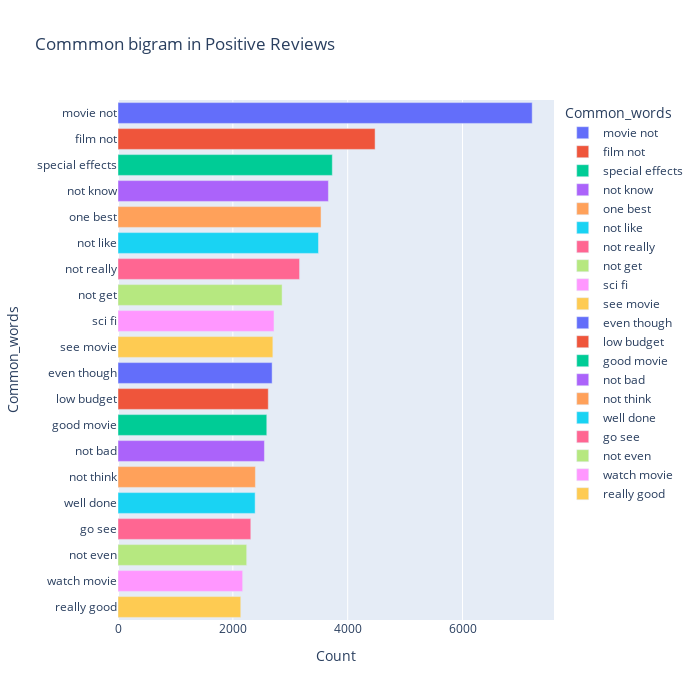

The cell this chart's notebook holds for it:
### Code cell
#top 20 bigrams
most_common_uni = get_top_text_ngrams(df.Reviews_clean[df['Ratings']>=7],20,2)
most_common_uni = dict(most_common_uni)
temp = pd.DataFrame(columns = ["Common_words" , 'Count'])
temp["Common_words"] = list(most_common_uni.keys())
temp["Count"] = list(most_common_uni.values())
fig = px.bar(temp, x="Count", y="Common_words", title='Commmon bigram in Positive Reviews', orientation='h', 
             width=700, height=700,color='Common_words')
fig.show()

### Figure 1 — Plotly figure (JSON) as saved in the notebook; plotly's stock layout.template omitted (floating-point values rounded to 4 significant figures)
{"data": [{"alignmentgroup": "True", "hovertemplate": "Common_words=%{y}<br>Count=%{x}<extra></extra>", "legendgroup": "movie not", "marker": {"color": "#636efa", "pattern": {"shape": ""}}, "name": "movie not", "offsetgroup": "movie not", "orientation": "h", "showlegend": true, "textposition": "auto", "type": "bar", "x": [7213], "xaxis": "x", "y": ["movie not"], "yaxis": "y"}, {"alignmentgroup": "True", "hovertemplate": "Common_words=%{y}<br>Count=%{x}<extra></extra>", "legendgroup": "film not", "marker": {"color": "#EF553B", "pattern": {"shape": ""}}, "name": "film not", "offsetgroup": "film not", "orientation": "h", "showlegend": true, "textposition": "auto", "type": "bar", "x": [4477], "xaxis": "x", "y": ["film not"], "yaxis": "y"}, {"alignmentgroup": "True", "hovertemplate": "Common_words=%{y}<br>Count=%{x}<extra></extra>", "legendgroup": "special effects", "marker": {"color": "#00cc96", "pattern": {"shape": ""}}, "name": "special effects", "offsetgroup": "special effects", "orientation": "h", "showlegend": true, "textposition": "auto", "type": "bar", "x": [3732], "xaxis": "x", "y": ["special effects"], "yaxis": "y"}, {"alignmentgroup": "True", "hovertemplate": "Common_words=%{y}<br>Count=%{x}<extra></extra>", "legendgroup": "not know", "marker": {"color": "#ab63fa", "pattern": {"shape": ""}}, "name": "not know", "offsetgroup": "not know", "orientation": "h", "showlegend": true, "textposition": "auto", "type": "bar", "x": [3664], "xaxis": "x", "y": ["not know"], "yaxis": "y"}, {"alignmentgroup": "True", "hovertemplate": "Common_words=%{y}<br>Count=%{x}<extra></extra>", "legendgroup": "one best", "marker": {"color": "#FFA15A", "pattern": {"shape": ""}}, "name": "one best", "offsetgroup": "one best", "orientation": "h", "showlegend": true, "textposition": "auto", "type": "bar", "x": [3536], "xaxis": "x", "y": ["one best"], "yaxis": "y"}, {"alignmentgroup": "True", "hovertemplate": "Common_words=%{y}<br>Count=%{x}<extra></extra>", "legendgroup": "not like", "marker": {"color": "#19d3f3", "pattern": {"shape": ""}}, "name": "not like", "offsetgroup": "not like", "orientation": "h", "showlegend": true, "textposition": "auto", "type": "bar", "x": [3491], "xaxis": "x", "y": ["not like"], "yaxis": "y"}, {"alignmentgroup": "True", "hovertemplate": "Common_words=%{y}<br>Count=%{x}<extra></extra>", "legendgroup": "not really", "marker": {"color": "#FF6692", "pattern": {"shape": ""}}, "name": "not really", "offsetgroup": "not really", "orientation": "h", "showlegend": true, "textposition": "auto", "type": "bar", "x": [3162], "xaxis": "x", "y": ["not really"], "yaxis": "y"}, {"alignmentgroup": "True", "hovertemplate": "Common_words=%{y}<br>Count=%{x}<extra></extra>", "legendgroup": "not get", "marker": {"color": "#B6E880", "pattern": {"shape": ""}}, "name": "not get", "offsetgroup": "not get", "orientation": "h", "showlegend": true, "textposition": "auto", "type": "bar", "x": [2858], "xaxis": "x", "y": ["not get"], "yaxis": "y"}, {"alignmentgroup": "True", "hovertemplate": "Common_words=%{y}<br>Count=%{x}<extra></extra>", "legendgroup": "sci fi", "marker": {"color": "#FF97FF", "pattern": {"shape": ""}}, "name": "sci fi", "offsetgroup": "sci fi", "orientation": "h", "showlegend": true, "textposition": "auto", "type": "bar", "x": [2717], "xaxis": "x", "y": ["sci fi"], "yaxis": "y"}, {"alignmentgroup": "True", "hovertemplate": "Common_words=%{y}<br>Count=%{x}<extra></extra>", "legendgroup": "see movie", "marker": {"color": "#FECB52", "pattern": {"shape": ""}}, "name": "see movie", "offsetgroup": "see movie", "orientation": "h", "showlegend": true, "textposition": "auto", "type": "bar", "x": [2697], "xaxis": "x", "y": ["see movie"], "yaxis": "y"}, {"alignmentgroup": "True", "hovertemplate": "Common_words=%{y}<br>Count=%{x}<extra></extra>", "legendgroup": "even though", "marker": {"color": "#636efa", "pattern": {"shape": ""}}, "name": "even though", "offsetgroup": "even though", "orientation": "h", "showlegend": true, "textposition": "auto", "type": "bar", "x": [2684], "xaxis": "x", "y": ["even though"], "yaxis": "y"}, {"alignmentgroup": "True", "hovertemplate": "Common_words=%{y}<br>Count=%{x}<extra></extra>", "legendgroup": "low budget", "marker": {"color": "#EF553B", "pattern": {"shape": ""}}, "name": "low budget", "offsetgroup": "low budget", "orientation": "h", "showlegend": true, "textposition": "auto", "type": "bar", "x": [2617], "xaxis": "x", "y": ["low budget"], "yaxis": "y"}, {"alignmentgroup": "True", "hovertemplate": "Common_words=%{y}<br>Count=%{x}<extra></extra>", "legendgroup": "good movie", "marker": {"color": "#00cc96", "pattern": {"shape": ""}}, "name": "good movie", "offsetgroup": "good movie", "orientation": "h", "showlegend": true, "textposition": "auto", "type": "bar", "x": [2591], "xaxis": "x", "y": ["good movie"], "yaxis": "y"}, {"alignmentgroup": "True", "hovertemplate": "Common_words=%{y}<br>Count=%{x}<extra></extra>", "legendgroup": "not bad", "marker": {"color": "#ab63fa", "pattern": {"shape": ""}}, "name": "not bad", "offsetgroup": "not bad", "orientation": "h", "showlegend": true, "textposition": "auto", "type": "bar", "x": [2550], "xaxis": "x", "y": ["not bad"], "yaxis": "y"}, {"alignmentgroup": "True", "hovertemplate": "Common_words=%{y}<br>Count=%{x}<extra></extra>", "legendgroup": "not think", "marker": {"color": "#FFA15A", "pattern": {"shape": ""}}, "name": "not think", "offsetgroup": "not think", "orientation": "h", "showlegend": true, "textposition": "auto", "type": "bar", "x": [2393], "xaxis": "x", "y": ["not think"], "yaxis": "y"}, {"alignmentgroup": "True", "hovertemplate": "Common_words=%{y}<br>Count=%{x}<extra></extra>", "legendgroup": "well done", "marker": {"color": "#19d3f3", "pattern": {"shape": ""}}, "name": "well done", "offsetgroup": "well done", "orientation": "h", "showlegend": true, "textposition": "auto", "type": "bar", "x": [2388], "xaxis": "x", "y": ["well done"], "yaxis": "y"}, {"alignmentgroup": "True", "hovertemplate": "Common_words=%{y}<br>Count=%{x}<extra></extra>", "legendgroup": "go see", "marker": {"color": "#FF6692", "pattern": {"shape": ""}}, "name": "go see", "offsetgroup": "go see", "orientation": "h", "showlegend": true, "textposition": "auto", "type": "bar", "x": [2313], "xaxis": "x", "y": ["go see"], "yaxis": "y"}, {"alignmentgroup": "True", "hovertemplate": "Common_words=%{y}<br>Count=%{x}<extra></extra>", "legendgroup": "not even", "marker": {"color": "#B6E880", "pattern": {"shape": ""}}, "name": "not even", "offsetgroup": "not even", "orientation": "h", "showlegend": true, "textposition": "auto", "type": "bar", "x": [2241], "xaxis": "x", "y": ["not even"], "yaxis": "y"}, {"alignmentgroup": "True", "hovertemplate": "Common_words=%{y}<br>Count=%{x}<extra></extra>", "legendgroup": "watch movie", "marker": {"color": "#FF97FF", "pattern": {"shape": ""}}, "name": "watch movie", "offsetgroup": "watch movie", "orientation": "h", "showlegend": true, "textposition": "auto", "type": "bar", "x": [2171], "xaxis": "x", "y": ["watch movie"], "yaxis": "y"}, {"alignmentgroup": "True", "hovertemplate": "Common_words=%{y}<br>Count=%{x}<extra></extra>", "legendgroup": "really good", "marker": {"color": "#FECB52", "pattern": {"shape": ""}}, "name": "really good", "offsetgroup": "really good", "orientation": "h", "showlegend": true, "textposition": "auto", "type": "bar", "x": [2138], "xaxis": "x", "y": ["really good"], "yaxis": "y"}], "layout": {"barmode": "relative", "height": 700, "legend": {"title": {"text": "Common_words"}, "tracegroupgap": 0}, "title": {"text": "Commmon bigram in Positive Reviews"}, "width": 700, "xaxis": {"anchor": "y", "autorange": true, "domain": [0, 1], "range": [0, 7593.0], "title": {"text": "Count"}, "type": "linear"}, "yaxis": {"anchor": "x", "autorange": true, "categoryarray": ["really good", "watch movie", "not even", "go see", "well done", "not think", "not bad", "good movie", "low budget", "even though", "see movie", "sci fi", "not get", "not really", "not like", "one best", "not know", "special effects", "film not", "movie not"], "categoryorder": "array", "domain": [0, 1], "range": [-0.5, 19.5], "title": {"text": "Common_words"}, "type": "category"}}}
